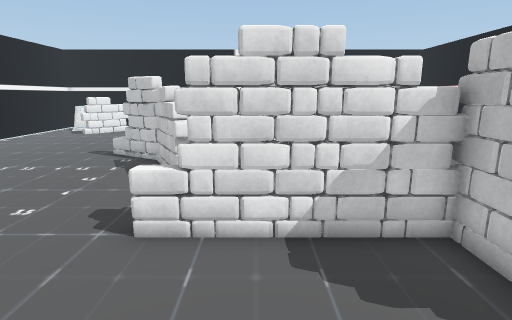
[1] (above)

22 first-person views from a walk through a Unity game level. The camera is 1.3 m above the floor, tilts 12° down and sees 80° across. The floor is counted in squares, 0.5 m on a side. Each view is taken from the middle of a square. On the plan, view 1 faces up. The plan holds only what a view shows up to about 20 squares ahead; the rest is blank. The player is left out. Some surface patterns are stand-ins.

[2]
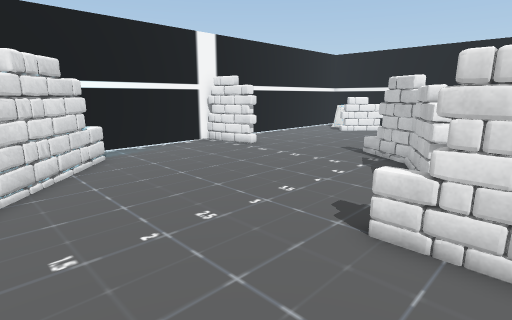

[3]
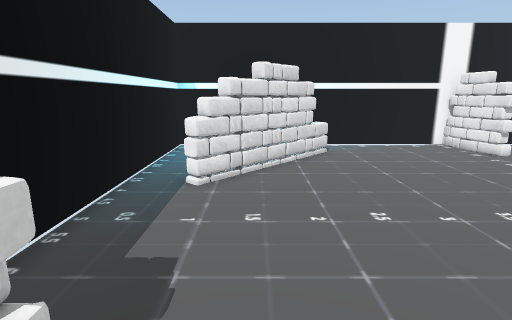

[4]
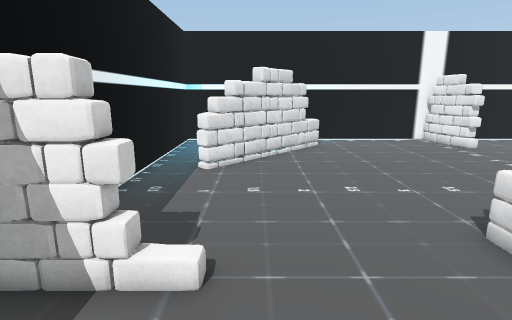

[5]
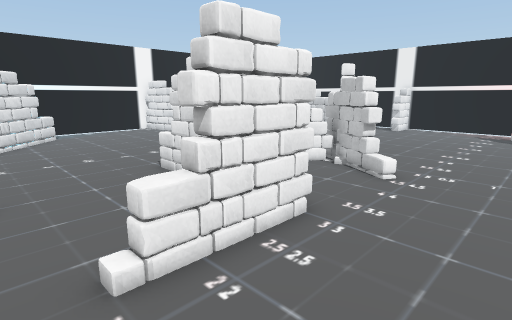

[6]
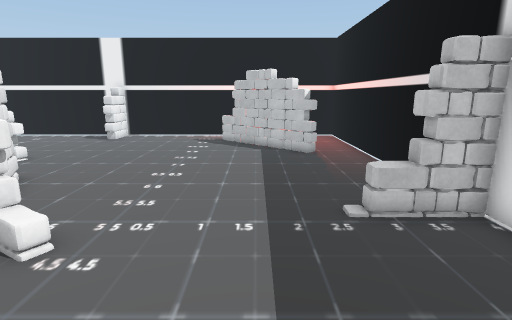

[7]
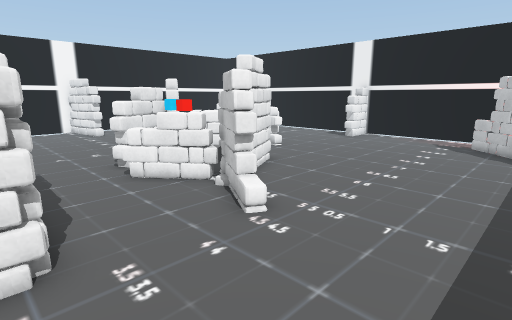

[8]
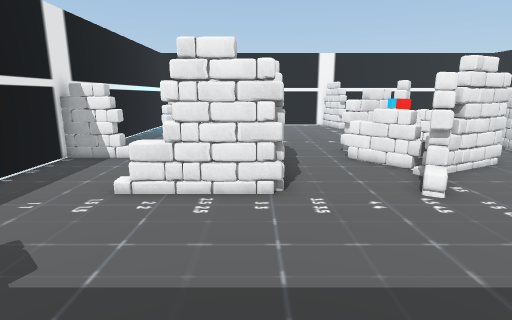

[9]
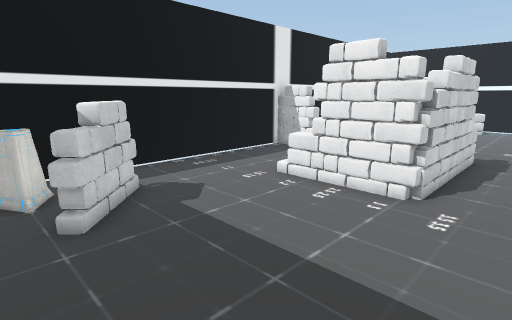

[10]
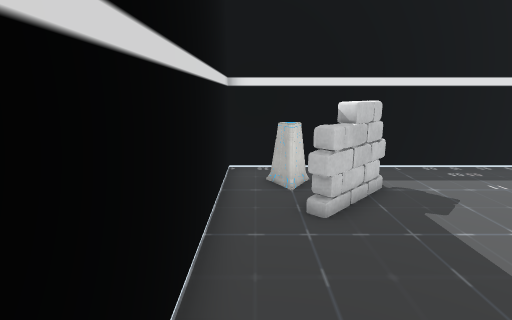

[11]
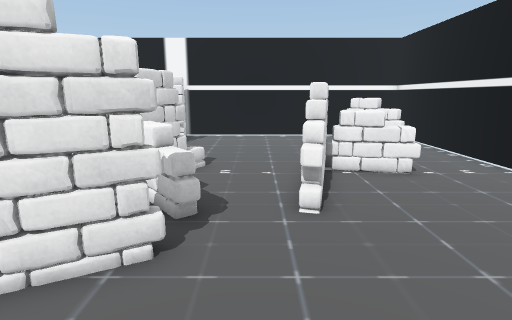

[12]
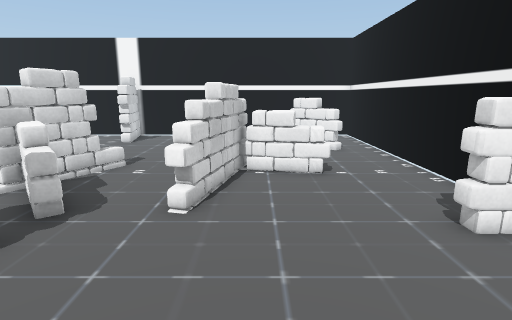

[13]
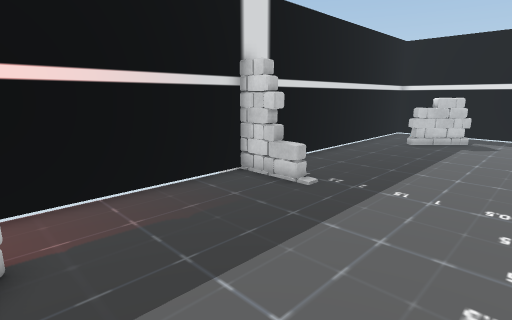

[14]
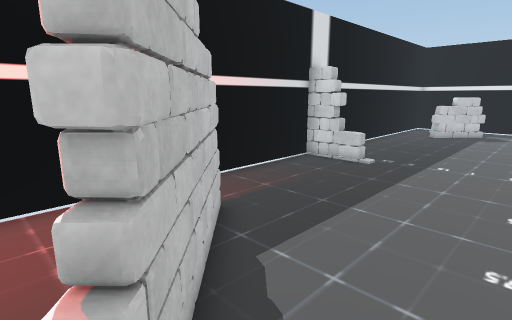

[15]
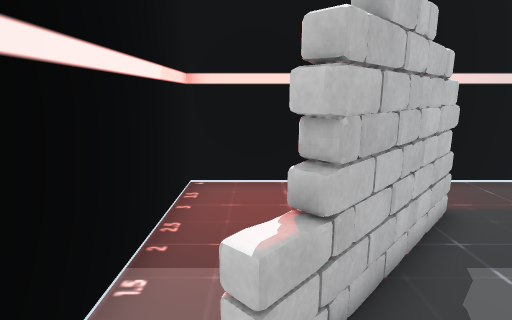

[16]
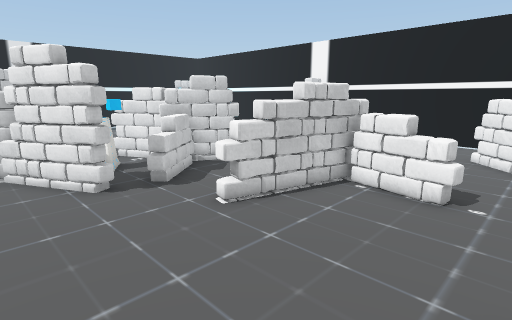

[17]
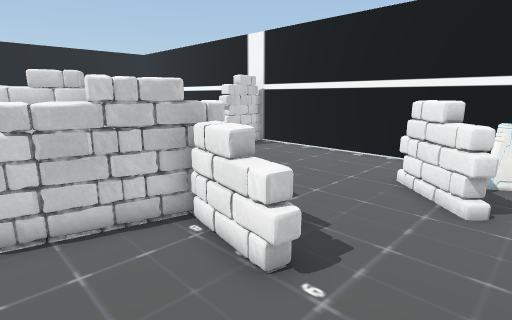

[18]
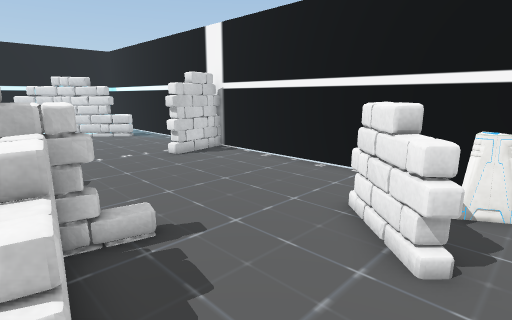

[19]
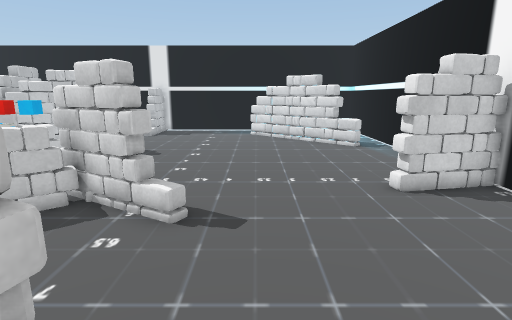

[20]
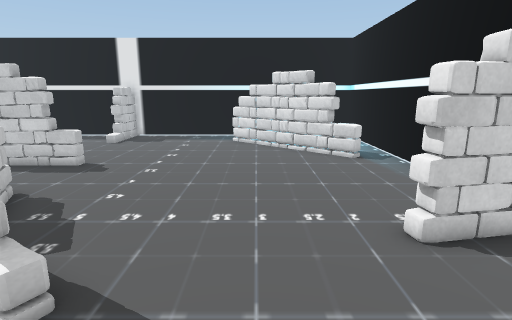

[21]
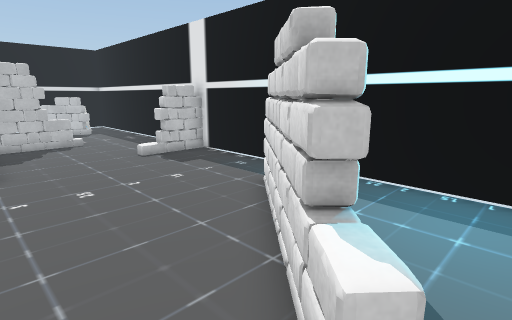

[22]
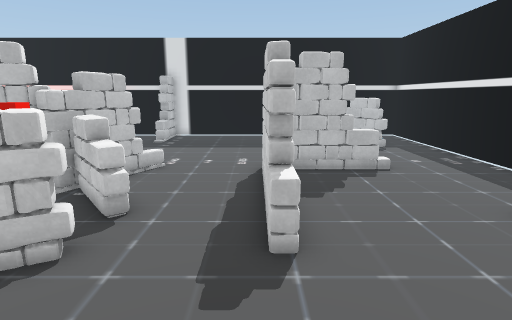

### Floor plan
Key: @ floor where view 1 was taken; # wall or solid block; x gap in a wall; . main floor; : floor 0.25 m higher than the main floor; = window, fence, low wall or low ledge; P pedestal; O other object.
Columns run from 15 left of view 1 to 13 right of it. Each row starts with its distance up from view 1.
 25 #############################
 24 #.............##............#
 23 # P..==.......##.....=#.....#
 22 #   ==................##....#
 21 #  ==....==............##...#
 20 #........==.............##..#
 19 #.......=#=..............#..#
 18 #.......==##==..............#
 17 #..........#===.............#
 16 #...........................#
 15 #.............=#............#
 14 #...........==###...........#
 13 #.........##=.. #...........#
 12 ####.......##.P.##........###
 11 ####.......##OPP###.......###
 10 #...........##.==.#O........#
  9 #...........##x=............#
  8 #...........................#
  7 #...........................#
  6 #............=######........#
  5 #............=######........#
  4 #==#...............#........#
  3 #.###..............#........#
  2 #..###.............=.....==.#
  1 #... ##.................##=.#
  0 #.... ##......:@........=#=.#
 -1 #....  =......#........=x P.#
 -2 #.............#.............#
 -3 #############################

Where each view was taken, in squares from view 1:
view 1: 0 up, 0 right, facing up
view 2: 0 up, 0 right, facing up-left
view 3: 1 up, 1 right, facing left
view 4: 1 up, 3 right, facing left
view 5: 0 up, 8 right, facing up-left
view 6: 5 up, 8 right, facing up
view 7: 5 up, 9 right, facing up-left
view 8: 5 up, 12 right, facing left
view 9: 8 up, 12 right, facing down-left
view 10: 8 up, 12 right, facing down
view 11: 16 up, 5 right, facing left
view 12: 19 up, 5 right, facing left
view 13: 19 up, 5 right, facing down-right
view 14: 23 up, 5 right, facing down-right
view 15: 23 up, 4 right, facing right
view 16: 23 up, 3 right, facing down-left
view 17: 24 up, 2 left, facing down-left
view 18: 24 up, 5 left, facing down-left
view 19: 20 up, 8 left, facing down
view 20: 17 up, 9 left, facing down
view 21: 6 up, 14 left, facing down-right
view 22: 6 up, 7 left, facing right
